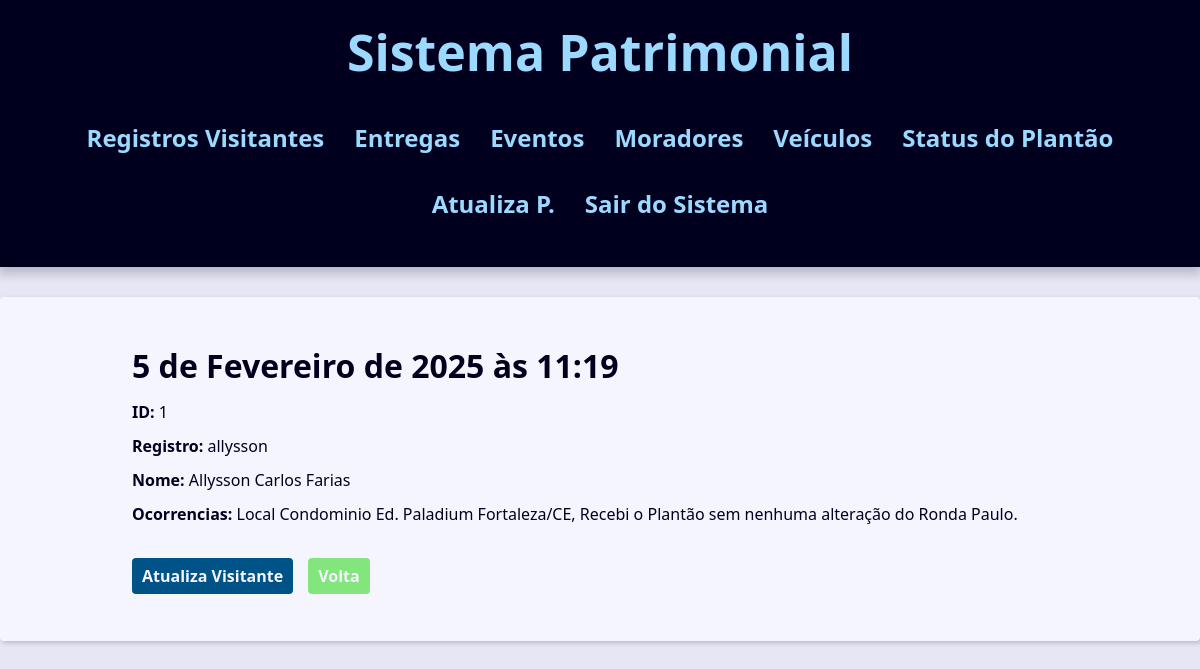
The app's page /porteiros/ocorrencias_id/1/detail/ (signed in) with its own data.
### contact/models.py (models this page shows, shortened)
class Ocorrencia(models.Model):
    data = models.DateTimeField(default=timezone.now)
    nome_completo = models.CharField(max_length=254)
    ocorrencia = models.TextField()
    foto1 = models.ImageField(blank=True, upload_to='pictures/%Y/%m/%d')
    foto2 = models.ImageField(blank=True, upload_to='pictures/%Y/%m/%d')
    owner = models.ForeignKey(User, on_delete=models.SET_NULL,
                                    blank=True, null=True)  # Campo owner que se relaciona ao usuário

### contact/views/contact_views.py (the view)
@porteiro_required
def ocorrencias_index_id(request, id_ocorrencia):
    id_ocorrencias = get_object_or_404(Ocorrencia, pk=id_ocorrencia)
    context = {
        'ocorrencia':id_ocorrencias,
        'site_title':'Status da Ocorrencia do Platão -',
    }
    return render(
        request,
        'contact/ocorrencias/ocorrencias_id.html',
        context,
    )

### contact/views/user_forms.py (called while the page is built)
def porteiro_required(view_func):
    @wraps(view_func)
    @login_required
    def _wrapped_view(request, *args, **kwargs):
        if not request.user.groups.filter(name="porteiro").exists():  # Verifica se o usuário está no grupo 'porteiro'
            messages.error(request, 'Acesso negado! Apenas porteiros podem acessar esta área.')
            return redirect('contact:login_views')  # Redireciona para login se não for porteiro
        return view_func(request, *args, **kwargs)
    return _wrapped_view

### contact/templates/contact/ocorrencias/ocorrencias_id.html
{% extends "global/base.html" %}
{% block content %}
    <div class="single-contact">
        <h1 class="single-contact-name">
            {{ ocorrencia.data }}
        </h1>
        <p><b>ID:</b> {{ ocorrencia.id }}</p>
        <p><b>Registro:</b> {{ ocorrencia.owner }}</p>
        <p><b>Nome:</b> {{ ocorrencia.nome_completo }}</p>
        <p><b>Ocorrencias:</b> {{ ocorrencia.ocorrencia }}</p>
        <div class="contact-links">
            {% if user == ocorrencia.owner %}
                <a class="btn btn-link"
                    href="{% url 'contact:ocorrenciaUpdate' ocorrencia.id  %}">
                        Atualiza Visitante
                </a>
            {% endif %}
             <a class="btn btn-link btn-volta"
            href="{% url 'contact:ocorrencias_index' %}">
             Volta
             </a>
        </div>
    </div>
{% endblock content %}

### base_static/global/css/style.css (style rules this page uses)
:root { --spacing: 1.5rem; --link-dark-color: rgb(0, 83, 134); --link-light-color: rgb(156, 217, 255); --clr-white: rgb(245, 245, 255); --clr-black: rgb(0, 0, 30); --clr-light-gray: rgb(230, 230, 245); --clr-dark-shadow-5: rgba(0, 0, 10, 5%); --clr-dark-shadow-10: rgba(0, 0, 10, 10%); --clr-dark-shadow-20: rgba(0, 0, 10, 20%); --clr-light-shadow-5: rgba(200, 200, 255, 5%); --clr-light-shadow-10: rgba(200, 200, 255, 10%); --clr-light-shadow-20: rgba(200, 200, 255, 20%); --main-page-width: 120rem; --table-min-width: 60rem; --biggest-font-size: 5rem; --bigger-font-size: 4rem; --big-font-size: 3.2rem; --medium-font-size: 2.4rem; --small-font-size: 1.6rem; --smaller-font-size: 1.4rem; --smallest-font-size: 1.2rem; --transition-fast: 300ms; --transition-medium: 600ms; --transition-slow: 1s; --default-border-radius: 4px; }
*, *::before, *::after { margin: 0; padding: 0; box-sizing: border-box; }
html { font-size: 62.5%; }
body { font-family: system-ui, -apple-system, BlinkMacSystemFont, 'Segoe UI', Roboto, Oxygen, Ubuntu, Cantarell, 'Open Sans', 'Helvetica Neue', sans-serif; line-height: 1.5; font-size: var(--small-font-size); color: var(--clr-black); -webkit-font-smoothing: antialiased; background: var(--clr-light-gray); }
@media (min-width: 600px) { .single-contact { max-width: 80%; margin: calc(var(--spacing) * 2) auto; } }
.single-contact h1 { margin: 1rem 0; }
.single-contact p { margin: 1rem 0; }
.btn { background-color: var(--link-dark-color); color: var(--clr-white); font-weight: bold; border: none; padding: 1rem 2rem; border-radius: var(--default-border-radius); cursor: pointer; transition: filter var(--transition-fast) ease-in-out; }
.contact-links { margin-block: calc(var(--small-font-size) * 2); display: flex; align-items: center; gap: 0 var(--spacing); }
.btn-link { font-size: var(--small-font-size); text-decoration: none; font-weight: bold; padding: 1rem; display: block; line-height: var(--small-font-size); }
.btn-volta { background: rgb(130, 230, 125); }

### records on screen
Ocorrencia: data "5 de Fevereiro de 2025 às 11:19", id "1", owner "allysson", nome_completo "Allysson Carlos Farias", ocorrencia "Local Condominio Ed. Paladium Fortaleza/CE, Recebi o Plantão sem nenhuma alteração do Ronda Paulo."
